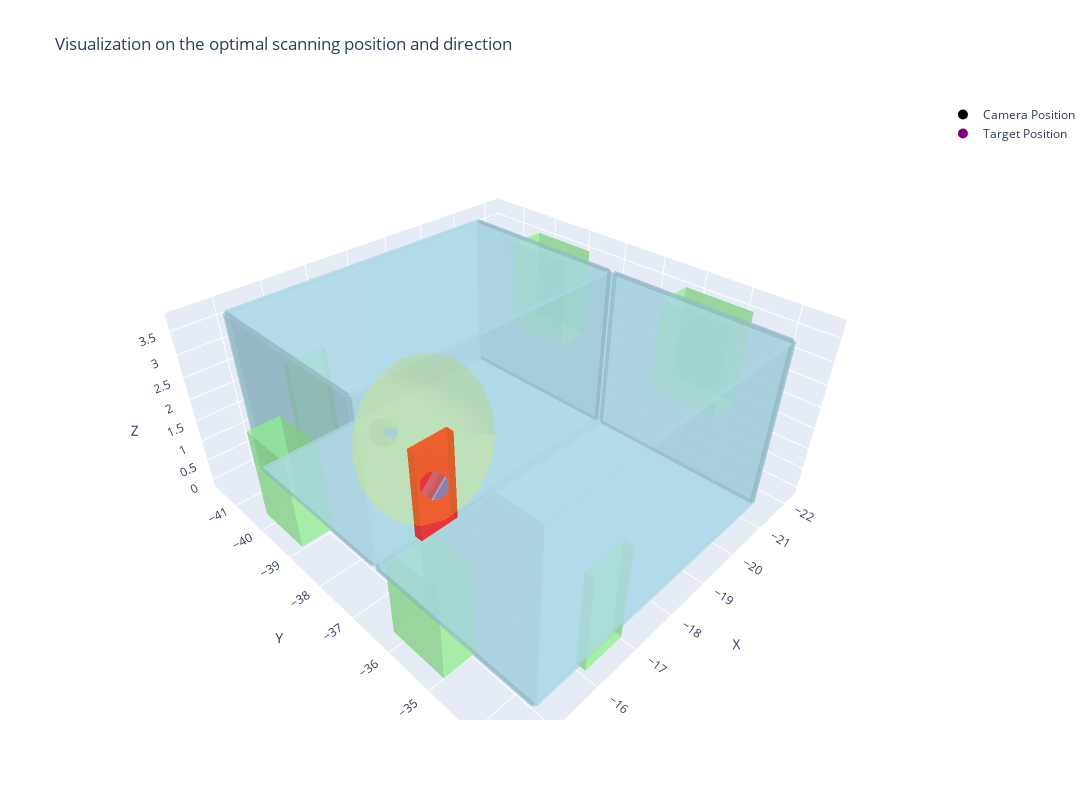

Write notebook code for a chart like this one.
### Code cell
# the fourth trial
# complex (connection reasoning) / indirect / 6 node distance / single task / door

user_description = "The door handle in room ID 13 that connects to room ID 14 is contaminated with germs."
gpt_model = "o1-preview"
ground_truth = {
    "defect_id": 5004,
    "room_id": 13,
    "robot_id": 2,
    "path": a_star_path_planner(scene_graph, robot_storage_room_id, 13)
}
print(f"ground truth: {ground_truth}")
evaluate_end2end(user_description, scene_graph, robot_DB, gpt_model)

### Figure 1 — Plotly figure (JSON) as saved in the notebook; plotly's stock layout.template omitted (floating-point values rounded to 4 significant figures)
{"data": [{"color": "lightblue", "flatshading": true, "hoverinfo": "text", "i": [0, 0, 4, 4, 0, 0, 1, 1, 2, 2, 3, 3], "j": [1, 2, 5, 6, 1, 5, 2, 6, 3, 7, 0, 4], "k": [2, 3, 6, 7, 5, 4, 6, 5, 7, 6, 4, 7], "opacity": 0.5, "text": "ID: 1014, Type: wall", "type": "mesh3d", "x": [-21.43, -21.33, -21.33, -21.43, -21.43, -21.33, -21.33, -21.43], "y": [-37.46, -37.46, -33.6, -33.6, -37.46, -37.46, -33.6, -33.6], "z": [0, 0, 0, 0, 3.7, 3.7, 3.7, 3.7]}, {"color": "lightgreen", "flatshading": true, "hoverinfo": "text", "i": [0, 0, 4, 4, 0, 0, 1, 1, 2, 2, 3, 3], "j": [1, 2, 5, 6, 1, 5, 2, 6, 3, 7, 0, 4], "k": [2, 3, 6, 7, 5, 4, 6, 5, 7, 6, 4, 7], "opacity": 0.5, "text": "ID: 4004, Type: window", "type": "mesh3d", "x": [-22.19, -21.38, -21.38, -22.19, -22.19, -21.38, -21.38, -22.19], "y": [-36.28, -36.28, -34.78, -34.78, -36.28, -36.28, -34.78, -34.78], "z": [1.464, 1.464, 1.464, 1.464, 3.522, 3.522, 3.522, 3.522]}, {"color": "lightblue", "flatshading": true, "hoverinfo": "text", "i": [0, 0, 4, 4, 0, 0, 1, 1, 2, 2, 3, 3], "j": [1, 2, 5, 6, 1, 5, 2, 6, 3, 7, 0, 4], "k": [2, 3, 6, 7, 5, 4, 6, 5, 7, 6, 4, 7], "opacity": 0.5, "text": "ID: 1110, Type: wall", "type": "mesh3d", "x": [-21.38, -15.0, -15.0, -21.38, -21.38, -15.0, -15.0, -21.38], "y": [-33.65, -33.65, -33.55, -33.55, -33.65, -33.65, -33.55, -33.55], "z": [0, 0, 0, 0, 3.7, 3.7, 3.7, 3.7]}, {"color": "lightgreen", "flatshading": true, "hoverinfo": "text", "i": [0, 0, 4, 4, 0, 0, 1, 1, 2, 2, 3, 3], "j": [1, 2, 5, 6, 1, 5, 2, 6, 3, 7, 0, 4], "k": [2, 3, 6, 7, 5, 4, 6, 5, 7, 6, 4, 7], "opacity": 0.5, "text": "ID: 5003, Type: door", "type": "mesh3d", "x": [-16.91, -16.0, -16.0, -16.91, -16.91, -16.0, -16.0, -16.91], "y": [-33.62, -33.62, -33.43, -33.43, -33.62, -33.62, -33.43, -33.43], "z": [0, 0, 0, 0, 2.108, 2.108, 2.108, 2.108]}, {"color": "lightblue", "flatshading": true, "hoverinfo": "text", "i": [0, 0, 4, 4, 0, 0, 1, 1, 2, 2, 3, 3], "j": [1, 2, 5, 6, 1, 5, 2, 6, 3, 7, 0, 4], "k": [2, 3, 6, 7, 5, 4, 6, 5, 7, 6, 4, 7], "opacity": 0.5, "text": "ID: 2033, Type: ceiling", "type": "mesh3d", "x": [-21.38, -15.0, -15.0, -21.38, -21.38, -15.0, -15.0, -21.38], "y": [-37.46, -37.46, -33.6, -33.6, -37.46, -37.46, -33.6, -33.6], "z": [3.65, 3.65, 3.65, 3.65, 3.75, 3.75, 3.75, 3.75]}, {"color": "lightblue", "flatshading": true, "hoverinfo": "text", "i": [0, 0, 4, 4, 0, 0, 1, 1, 2, 2, 3, 3], "j": [1, 2, 5, 6, 1, 5, 2, 6, 3, 7, 0, 4], "k": [2, 3, 6, 7, 5, 4, 6, 5, 7, 6, 4, 7], "opacity": 0.5, "text": "ID: 1148, Type: wall", "type": "mesh3d", "x": [-15.05, -14.95, -14.95, -15.05, -15.05, -14.95, -14.95, -15.05], "y": [-37.46, -37.46, -33.6, -33.6, -37.46, -37.46, -33.6, -33.6], "z": [0, 0, 0, 0, 3.7, 3.7, 3.7, 3.7]}, {"color": "lightgreen", "flatshading": true, "hoverinfo": "text", "i": [0, 0, 4, 4, 0, 0, 1, 1, 2, 2, 3, 3], "j": [1, 2, 5, 6, 1, 5, 2, 6, 3, 7, 0, 4], "k": [2, 3, 6, 7, 5, 4, 6, 5, 7, 6, 4, 7], "opacity": 0.5, "text": "ID: 5007, Type: door", "type": "mesh3d", "x": [-15.02, -14.33, -14.33, -15.02, -15.02, -14.33, -14.33, -15.02], "y": [-36.15, -36.15, -34.9, -34.9, -36.15, -36.15, -34.9, -34.9], "z": [0, 0, 0, 0, 2.026, 2.026, 2.026, 2.026]}, {"color": "lightblue", "flatshading": true, "hoverinfo": "text", "i": [0, 0, 4, 4, 0, 0, 1, 1, 2, 2, 3, 3], "j": [1, 2, 5, 6, 1, 5, 2, 6, 3, 7, 0, 4], "k": [2, 3, 6, 7, 5, 4, 6, 5, 7, 6, 4, 7], "opacity": 0.5, "text": "ID: 1168, Type: wall", "type": "mesh3d", "x": [-21.38, -15.0, -15.0, -21.38, -21.38, -15.0, -15.0, -21.38], "y": [-37.51, -37.51, -37.41, -37.41, -37.51, -37.51, -37.41, -37.41], "z": [0, 0, 0, 0, 3.7, 3.7, 3.7, 3.7]}, {"color": "lightblue", "flatshading": true, "hoverinfo": "text", "i": [0, 0, 4, 4, 0, 0, 1, 1, 2, 2, 3, 3], "j": [1, 2, 5, 6, 1, 5, 2, 6, 3, 7, 0, 4], "k": [2, 3, 6, 7, 5, 4, 6, 5, 7, 6, 4, 7], "opacity": 0.5, "text": "ID: 3049, Type: floor", "type": "mesh3d", "x": [-21.38, -15.0, -15.0, -21.38, -21.38, -15.0, -15.0, -21.38], "y": [-37.46, -37.46, -33.6, -33.6, -37.46, -37.46, -33.6, -33.6], "z": [-0.05, -0.05, -0.05, -0.05, 0.05, 0.05, 0.05, 0.05]}, {"color": "lightblue", "flatshading": true, "hoverinfo": "text", "i": [0, 0, 4, 4, 0, 0, 1, 1, 2, 2, 3, 3], "j": [1, 2, 5, 6, 1, 5, 2, 6, 3, 7, 0, 4], "k": [2, 3, 6, 7, 5, 4, 6, 5, 7, 6, 4, 7], "opacity": 0.5, "text": "ID: 1033, Type: wall", "type": "mesh3d", "x": [-21.43, -21.33, -21.33, -21.43, -21.43, -21.33, -21.33, -21.43], "y": [-41.46, -41.46, -37.6, -37.6, -41.46, -41.46, -37.6, -37.6], "z": [0, 0, 0, 0, 3.7, 3.7, 3.7, 3.7]}, {"color": "lightgreen", "flatshading": true, "hoverinfo": "text", "i": [0, 0, 4, 4, 0, 0, 1, 1, 2, 2, 3, 3], "j": [1, 2, 5, 6, 1, 5, 2, 6, 3, 7, 0, 4], "k": [2, 3, 6, 7, 5, 4, 6, 5, 7, 6, 4, 7], "opacity": 0.5, "text": "ID: 4007, Type: window", "type": "mesh3d", "x": [-22.19, -21.38, -21.38, -22.19, -22.19, -21.38, -21.38, -22.19], "y": [-40.28, -40.28, -38.78, -38.78, -40.28, -40.28, -38.78, -38.78], "z": [1.464, 1.464, 1.464, 1.464, 3.522, 3.522, 3.522, 3.522]}, {"color": "lightblue", "flatshading": true, "hoverinfo": "text", "i": [0, 0, 4, 4, 0, 0, 1, 1, 2, 2, 3, 3], "j": [1, 2, 5, 6, 1, 5, 2, 6, 3, 7, 0, 4], "k": [2, 3, 6, 7, 5, 4, 6, 5, 7, 6, 4, 7], "opacity": 0.5, "text": "ID: 1079, Type: wall", "type": "mesh3d", "x": [-21.38, -15.0, -15.0, -21.38, -21.38, -15.0, -15.0, -21.38], "y": [-41.51, -41.51, -41.41, -41.41, -41.51, -41.51, -41.41, -41.41], "z": [0, 0, 0, 0, 3.7, 3.7, 3.7, 3.7]}, {"color": "lightgreen", "flatshading": true, "hoverinfo": "text", "i": [0, 0, 4, 4, 0, 0, 1, 1, 2, 2, 3, 3], "j": [1, 2, 5, 6, 1, 5, 2, 6, 3, 7, 0, 4], "k": [2, 3, 6, 7, 5, 4, 6, 5, 7, 6, 4, 7], "opacity": 0.5, "text": "ID: 5005, Type: door", "type": "mesh3d", "x": [-16.91, -16.0, -16.0, -16.91, -16.91, -16.0, -16.0, -16.91], "y": [-41.62, -41.62, -41.43, -41.43, -41.62, -41.62, -41.43, -41.43], "z": [0, 0, 0, 0, 2.108, 2.108, 2.108, 2.108]}, {"color": "lightblue", "flatshading": true, "hoverinfo": "text", "i": [0, 0, 4, 4, 0, 0, 1, 1, 2, 2, 3, 3], "j": [1, 2, 5, 6, 1, 5, 2, 6, 3, 7, 0, 4], "k": [2, 3, 6, 7, 5, 4, 6, 5, 7, 6, 4, 7], "opacity": 0.5, "text": "ID: 1141, Type: wall", "type": "mesh3d", "x": [-15.05, -14.95, -14.95, -15.05, -15.05, -14.95, -14.95, -15.05], "y": [-41.46, -41.46, -37.6, -37.6, -41.46, -41.46, -37.6, -37.6], "z": [0, 0, 0, 0, 3.7, 3.7, 3.7, 3.7]}, {"color": "lightgreen", "flatshading": true, "hoverinfo": "text", "i": [0, 0, 4, 4, 0, 0, 1, 1, 2, 2, 3, 3], "j": [1, 2, 5, 6, 1, 5, 2, 6, 3, 7, 0, 4], "k": [2, 3, 6, 7, 5, 4, 6, 5, 7, 6, 4, 7], "opacity": 0.5, "text": "ID: 5009, Type: door", "type": "mesh3d", "x": [-15.02, -14.33, -14.33, -15.02, -15.02, -14.33, -14.33, -15.02], "y": [-40.15, -40.15, -38.9, -38.9, -40.15, -40.15, -38.9, -38.9], "z": [0, 0, 0, 0, 2.026, 2.026, 2.026, 2.026]}, {"color": "lightblue", "flatshading": true, "hoverinfo": "text", "i": [0, 0, 4, 4, 0, 0, 1, 1, 2, 2, 3, 3], "j": [1, 2, 5, 6, 1, 5, 2, 6, 3, 7, 0, 4], "k": [2, 3, 6, 7, 5, 4, 6, 5, 7, 6, 4, 7], "opacity": 0.5, "text": "ID: 2051, Type: ceiling", "type": "mesh3d", "x": [-21.38, -15.0, -15.0, -21.38, -21.38, -15.0, -15.0, -21.38], "y": [-41.46, -41.46, -37.6, -37.6, -41.46, -41.46, -37.6, -37.6], "z": [3.65, 3.65, 3.65, 3.65, 3.75, 3.75, 3.75, 3.75]}, {"color": "lightblue", "flatshading": true, "hoverinfo": "text", "i": [0, 0, 4, 4, 0, 0, 1, 1, 2, 2, 3, 3], "j": [1, 2, 5, 6, 1, 5, 2, 6, 3, 7, 0, 4], "k": [2, 3, 6, 7, 5, 4, 6, 5, 7, 6, 4, 7], "opacity": 0.5, "text": "ID: 1163, Type: wall", "type": "mesh3d", "x": [-21.38, -15.0, -15.0, -21.38, -21.38, -15.0, -15.0, -21.38], "y": [-37.65, -37.65, -37.55, -37.55, -37.65, -37.65, -37.55, -37.55], "z": [0, 0, 0, 0, 3.7, 3.7, 3.7, 3.7]}, {"color": "lightblue", "flatshading": true, "hoverinfo": "text", "i": [0, 0, 4, 4, 0, 0, 1, 1, 2, 2, 3, 3], "j": [1, 2, 5, 6, 1, 5, 2, 6, 3, 7, 0, 4], "k": [2, 3, 6, 7, 5, 4, 6, 5, 7, 6, 4, 7], "opacity": 0.5, "text": "ID: 3045, Type: floor", "type": "mesh3d", "x": [-21.38, -15.0, -15.0, -21.38, -21.38, -15.0, -15.0, -21.38], "y": [-41.46, -41.46, -37.6, -37.6, -41.46, -41.46, -37.6, -37.6], "z": [-0.05, -0.05, -0.05, -0.05, 0.05, 0.05, 0.05, 0.05]}, {"color": "red", "flatshading": true, "hoverinfo": "text", "i": [0, 0, 4, 4, 0, 0, 1, 1, 2, 2, 3, 3], "j": [1, 2, 5, 6, 1, 5, 2, 6, 3, 7, 0, 4], "k": [2, 3, 6, 7, 5, 4, 6, 5, 7, 6, 4, 7], "opacity": 0.5, "text": "ID: 5004, Type: door", "type": "mesh3d", "x": [-16.91, -16.0, -16.0, -16.91, -16.91, -16.0, -16.0, -16.91], "y": [-37.62, -37.62, -37.43, -37.43, -37.62, -37.62, -37.43, -37.43], "z": [0, 0, 0, 0, 2.108, 2.108, 2.108, 2.108]}, {"marker": {"color": "black", "size": 10}, "mode": "markers", "name": "Camera Position", "type": "scatter3d", "x": [-16.46], "y": [-39], "z": [1.5]}, {"marker": {"color": "purple", "size": 10}, "mode": "markers", "name": "Target Position", "type": "scatter3d", "x": [-16.46], "y": [-37.53], "z": [1.054]}, {"color": "yellow", "i": [0, 0, 0, 0, 0, 0, 0, 0, 0, 0, 0, 0, 0, 0, 0, 0, 0, 0, 0, 0], "j": [1, 2, 3, 4, 5, 6, 7, 8, 9, 10, 11, 12, 13, 14, 15, 16, 17, 18, 19, 20], "k": [2, 3, 4, 5, 6, 7, 8, 9, 10, 11, 12, 13, 14, 15, 16, 17, 18, 19, 20, 1], "name": "Field of View", "opacity": 0.2, "type": "mesh3d", "x": [-16.46, -17.88, -17.99, -17.94, -17.72, -17.37, -16.92, -16.42, -15.93, -15.49, -15.15, -14.96, -14.93, -15.06, -15.35, -15.75, -16.24, -16.74, -17.22, -17.61, -17.88], "y": [-39, -37.35, -37.54, -37.74, -37.91, -38.05, -38.14, -38.17, -38.13, -38.03, -37.89, -37.71, -37.52, -37.33, -37.17, -37.06, -37.0, -37.0, -37.07, -37.19, -37.35], "z": [1.5, 1.544, 2.0, 2.466, 2.89, 3.227, 3.441, 3.508, 3.421, 3.189, 2.838, 2.406, 1.939, 1.488, 1.102, 0.8229, 0.6806, 0.6907, 0.8521, 1.147, 1.544]}], "layout": {"height": 800, "scene": {"aspectmode": "data", "aspectratio": {"x": 1, "y": 1, "z": 1}, "xaxis": {"title": {"text": "X"}, "visible": true}, "yaxis": {"title": {"text": "Y"}, "visible": true}, "zaxis": {"title": {"text": "Z"}, "visible": true}}, "title": {"text": "Visualization on the optimal scanning position and direction"}, "width": 1200}}
